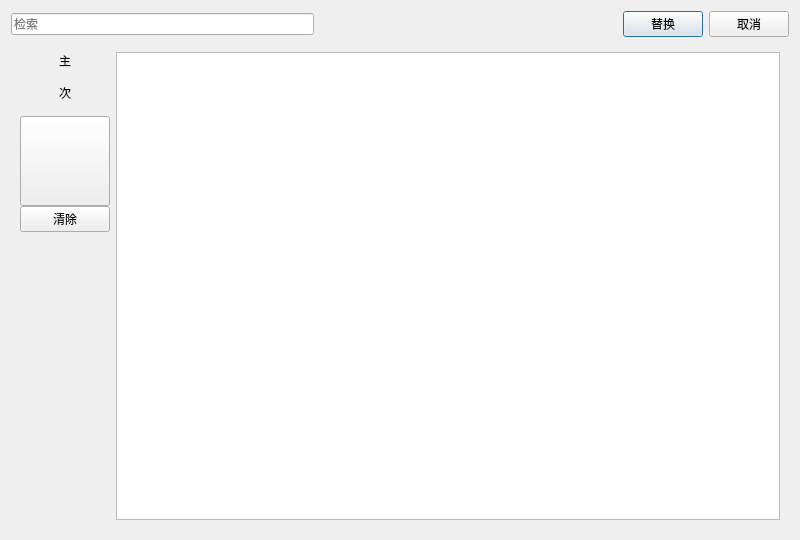
<?xml version="1.0" encoding="UTF-8"?>
<ui version="4.0">
 <class>w_scr_dish_language_switch_set</class>
 <widget class="QDialog" name="w_scr_dish_language_switch_set">
  <property name="geometry">
   <rect>
    <x>0</x>
    <y>0</y>
    <width>800</width>
    <height>540</height>
   </rect>
  </property>
  <property name="windowTitle">
   <string>Dialog</string>
  </property>
  <layout class="QVBoxLayout" name="verticalLayout_2">
   <item>
    <layout class="QHBoxLayout" name="horizontalLayout">
     <item>
      <widget class="QLineEdit" name="lineEdit">
       <property name="placeholderText">
        <string>检索</string>
       </property>
      </widget>
     </item>
     <item>
      <spacer name="horizontalSpacer_2">
       <property name="orientation">
        <enum>Qt::Horizontal</enum>
       </property>
       <property name="sizeHint" stdset="0">
        <size>
         <width>40</width>
         <height>20</height>
        </size>
       </property>
      </spacer>
     </item>
     <item>
      <widget class="lds_toolbar_button" name="pushButton_ok">
       <property name="text">
        <string>替换</string>
       </property>
       <property name="outer_stylesheet" stdset="0">
        <string>pushbutton</string>
       </property>
      </widget>
     </item>
     <item>
      <widget class="lds_toolbar_button" name="pushButton_cancel">
       <property name="text">
        <string>取消</string>
       </property>
       <property name="outer_stylesheet" stdset="0">
        <string>pushbutton</string>
       </property>
      </widget>
     </item>
    </layout>
   </item>
   <item>
    <widget class="QFrame" name="frame">
     <layout class="QHBoxLayout" name="horizontalLayout_2" stretch="0,1">
      <item>
       <layout class="QVBoxLayout" name="verticalLayout">
        <property name="spacing">
         <number>0</number>
        </property>
        <item>
         <widget class="QLabel" name="label">
          <property name="text">
           <string>主</string>
          </property>
          <property name="alignment">
           <set>Qt::AlignCenter</set>
          </property>
          <property name="outer_stylesheet" stdset="0">
           <string>label_div</string>
          </property>
         </widget>
        </item>
        <item>
         <widget class="QLabel" name="label_primary"/>
        </item>
        <item>
         <widget class="QLabel" name="label_2">
          <property name="text">
           <string>次</string>
          </property>
          <property name="alignment">
           <set>Qt::AlignCenter</set>
          </property>
          <property name="outer_stylesheet" stdset="0">
           <string>label_div</string>
          </property>
         </widget>
        </item>
        <item>
         <widget class="QLabel" name="label_second"/>
        </item>
        <item>
         <widget class="btnlanguageswicth" name="pushButton_language">
          <property name="enabled">
           <bool>true</bool>
          </property>
          <property name="sizePolicy">
           <sizepolicy hsizetype="Expanding" vsizetype="Expanding">
            <horstretch>0</horstretch>
            <verstretch>0</verstretch>
           </sizepolicy>
          </property>
          <property name="minimumSize">
           <size>
            <width>90</width>
            <height>90</height>
           </size>
          </property>
          <property name="maximumSize">
           <size>
            <width>90</width>
            <height>90</height>
           </size>
          </property>
          <property name="focusPolicy">
           <enum>Qt::NoFocus</enum>
          </property>
          <property name="styleSheet">
           <string notr="true"/>
          </property>
          <property name="text">
           <string/>
          </property>
          <property name="outer_stylesheet" stdset="0">
           <string>pushbutton_dish</string>
          </property>
         </widget>
        </item>
        <item>
         <widget class="QPushButton" name="pushButton_language_clear">
          <property name="minimumSize">
           <size>
            <width>90</width>
            <height>0</height>
           </size>
          </property>
          <property name="maximumSize">
           <size>
            <width>90</width>
            <height>16777215</height>
           </size>
          </property>
          <property name="text">
           <string>清除</string>
          </property>
          <property name="outer_stylesheet" stdset="0">
           <string>pushbutton</string>
          </property>
         </widget>
        </item>
        <item>
         <spacer name="verticalSpacer">
          <property name="orientation">
           <enum>Qt::Vertical</enum>
          </property>
          <property name="sizeHint" stdset="0">
           <size>
            <width>20</width>
            <height>40</height>
           </size>
          </property>
         </spacer>
        </item>
       </layout>
      </item>
      <item>
       <widget class="ftableview" name="tableView"/>
      </item>
     </layout>
    </widget>
   </item>
  </layout>
 </widget>
 <customwidgets>
  <customwidget>
   <class>lds_toolbar_button</class>
   <extends>QPushButton</extends>
   <header>lds_toolbar_button.h</header>
  </customwidget>
  <customwidget>
   <class>ftableview</class>
   <extends>QTableView</extends>
   <header>ftableview.h</header>
  </customwidget>
  <customwidget>
   <class>btnlanguageswicth</class>
   <extends>QPushButton</extends>
   <header>btnlanguageswicth.h</header>
  </customwidget>
 </customwidgets>
 <tabstops>
  <tabstop>pushButton_ok</tabstop>
  <tabstop>pushButton_cancel</tabstop>
  <tabstop>pushButton_language_clear</tabstop>
  <tabstop>lineEdit</tabstop>
  <tabstop>tableView</tabstop>
 </tabstops>
 <resources/>
 <connections/>
</ui>
